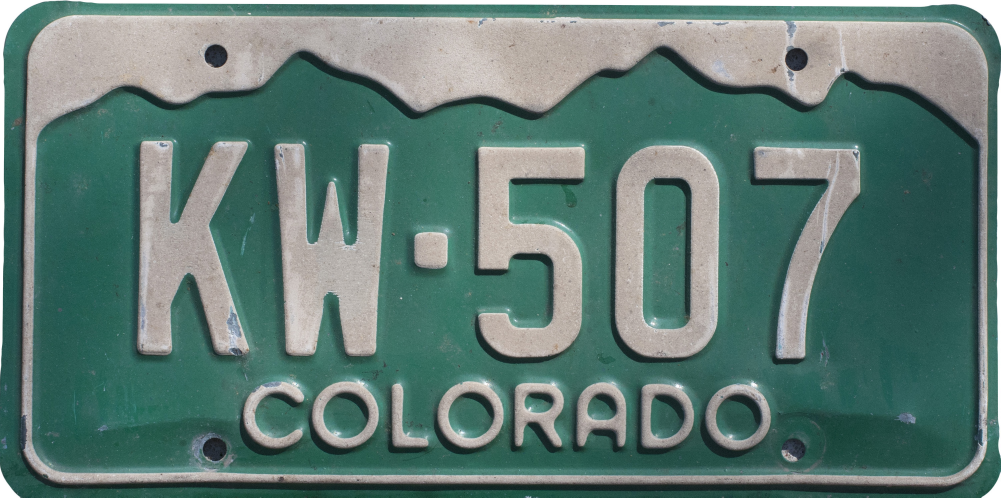
%> input picture bigWork/photo/I/KW507.jpg, 3001 x 1492 px (shown at 1/3 size)
$ octave --eval "result = Location(imread('../photo/I/KW507.jpg'));"   (GNU Octave 9; MATLAB toolbox functions it lacks are replaced by stand-ins)
%> lines starting %> are read from the running program, lines starting %| are printed output that depends on the picture; in (x1, y1, x2, y2) boxes, pixels count from 0 and x2, y2 are one past the last pixel; in counts of white or black regions, pixels touching at a corner belong together; the program's own positions count from 1
### bigWork/III/area_judge.m
function index = area_judge(stats)
j = 1;
for i=1:length(stats)
    bb = stats(i).BoundingBox;
    area = bb(4) * bb(3);
    if  area<20000
        index(j) = i;
        j = j+1;
    end
end

### bigWork/III/color_judge.m
function index = color_judge(stats,img)
j = 1;
for i=1:length(stats)
    bb = stats(i).BoundingBox;  % 取预判断的区域
    I=img(floor(bb(2))+1:floor(bb(2)+bb(4)),floor(bb(1))+1:floor(bb(1)+bb(3)),:);
%     figure(8); imshow(I);
    hsv = rgb2hsv(I);
    [height,width,~] = size(hsv);
    count = 0;  % 统计蓝色像素值的数量
    for h=1:height
        for w=1:width
            h_judge = (hsv(h,w,1)>0.55) && (hsv(h,w,1)<0.73);
%             s_judge = (hsv(h,w,2)>0.05)  && (hsv(h,w,2)<0.7);
%             v_judge = (hsv(h,w,3)>0.2) && (hsv(h,w,3)<0.7);
            if h_judge
                count = count + 1;
            end
        end
    end
    pixel_sum = width*height;
    if count>0.4*pixel_sum
        index(j) = i;
        j = j+1;
    end
end

### bigWork/III/ratio_judge.m

function index = ratio_judge(stats)
j = 1;
index = [];
for i=1:length(stats)
    bb = stats(i).BoundingBox;
    r = bb(3)/bb(4);
    ratio_std = 440/140;
    if (r>ratio_std-1.1) && (r<ratio_std+2)
        index(j)=i;
        j = j+1;
    end
end
end

### bigWork/III/Location.m
% 第三类的第一张图片

% 定位
function out = Location(img)
%%%%%%%%%%%%%%%%%%%%%%%%%%%%
%%%%% 预处理
%%%%%%%%%%%%%%%%%%%%%%%%%%%%
% 灰度化
grayimg = rgb2gray(img);
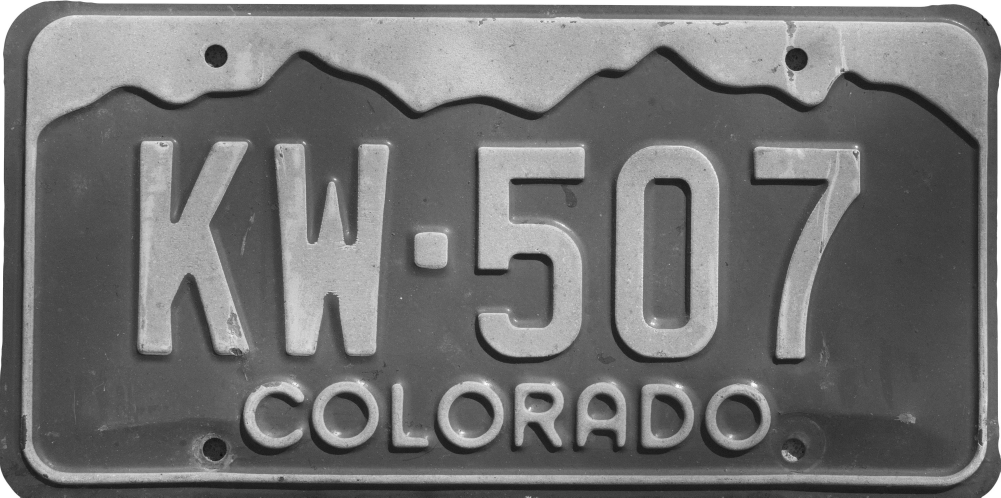
%> grayimg: size 1492x3001 uint8 (shown at 1/3 size); min 5, max 255, mean 114.8
% 高斯模糊
H = fspecial('gaussian',5,3);
blurred = imfilter(grayimg,H,'replicate');
%%%%%%%%%%%%%%%%%%%%%%%%%%%%%%%%%%%%%%%%%%%%%%
%%%%% 2.垂直边缘检测和形态学处理
%%%%%%%%%%%%%%%%%%%%%%%%%%%%%%%%%%%%%%%%%%%%%%
% 垂直边缘检测
bw = edge(blurred,'sobel','vertical');
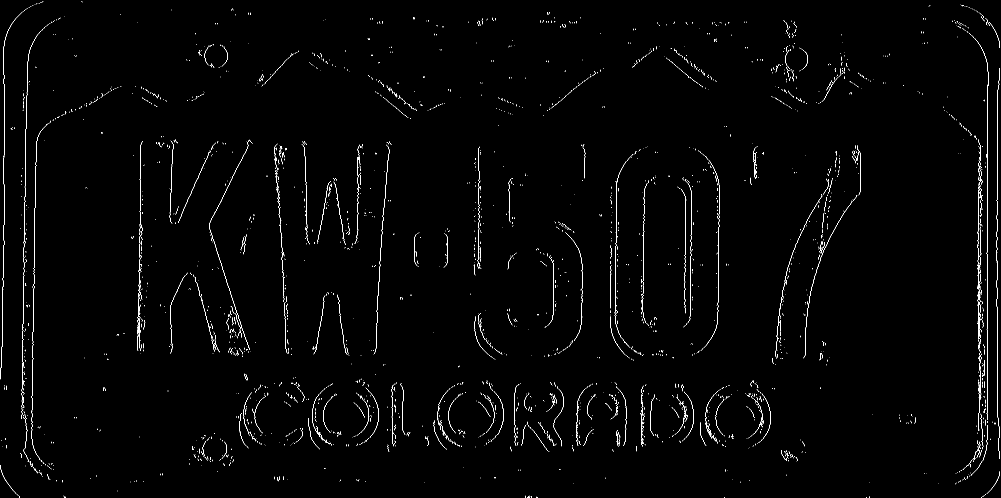
%> bw: size 1492x3001 logical (shown at 1/3 size); 0.83% white in thin lines or dots
se1 = strel('rectangle',[30,18]);
bw_close=imclose(bw,se1);
%> bw_close: size 1492x3001 logical; 5.4% white; 548 white regions (366 under 20 px), largest, box (x1, y1, x2, y2) and area: (2865, 114, 3000, 1453) 28333, (62, 91, 161, 1440) 13056, (1830, 483, 1930, 1082) 11345
se2 = strel('rectangle',[21,19]);
bw_open = imopen(bw_close, se2);
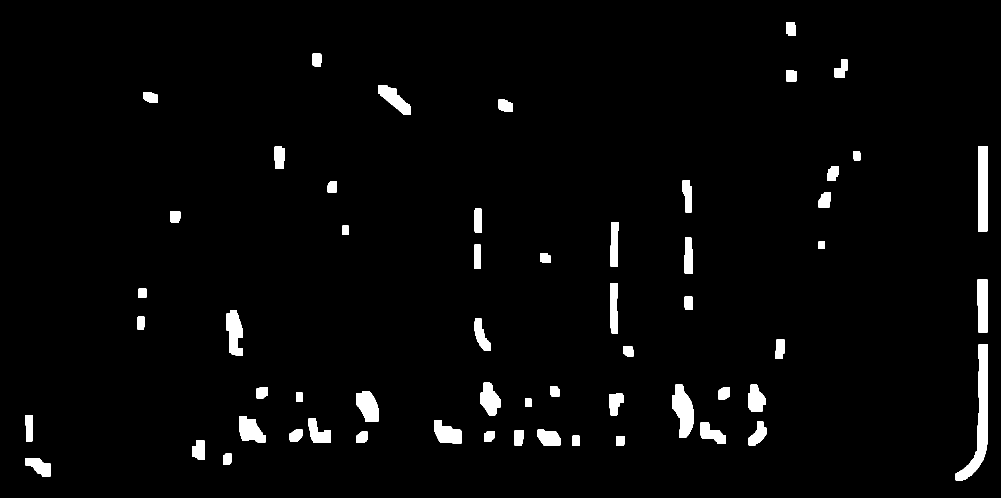
%> bw_open: size 1492x3001 logical (shown at 1/3 size); 2.8% white; 58 white regions, largest, box (x1, y1, x2, y2) and area: (2867, 1033, 2964, 1441) 12215, (2934, 438, 2964, 694) 7169, (2016, 1153, 2082, 1314) 6621
% 移除小对象
bw_close = bwareaopen(bw_open,1000);
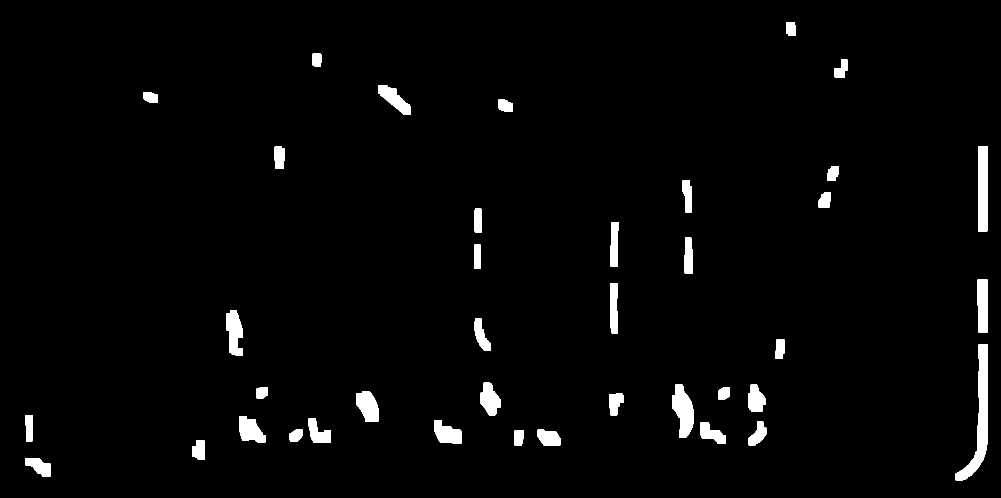
%> bw_close: size 1492x3001 logical (shown at 1/3 size); 2.5% white; 39 white regions, largest, box (x1, y1, x2, y2) and area: (2867, 1033, 2964, 1441) 12215, (2934, 438, 2964, 694) 7169, (2016, 1153, 2082, 1314) 6621
se3 = strel('rectangle',[25,17]);
bw_dilate = imdilate(bw_close,se3);
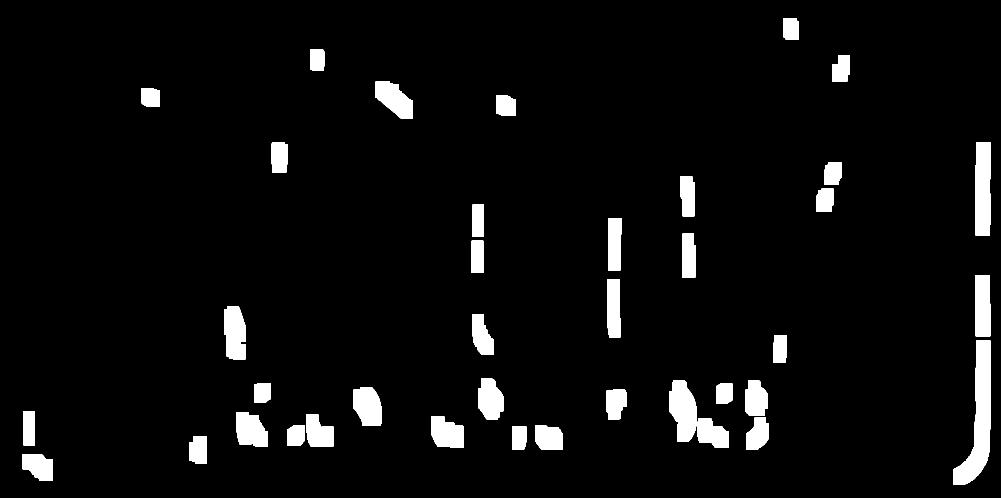
%> bw_dilate: size 1492x3001 logical (shown at 1/3 size); 5% white; 39 white regions
%%%%%%%%%%%%%%%%%%%%%%%%%%%%%%%%%%%%%%%%%%%%%%%%%%%%%%%%%%%%%%%%%%%%%%%%%%%
%%%% 3.取车牌候选区域并基于混合特征精确定位出车牌区域
%%%%%%%%%%%%%%%%%%%%%%%%%%%%%%%%%%%%%%%%%%%%%%%%%%%%%%%%%%%%%%%%%%%%%%%%%%%
stats = regionprops(bw_dilate,'BoundingBox','Centroid');
%> stats = 39 regions; largest, box (x1, y1, x2, y2) and Centroid: (2859, 1021, 2972, 1453) [2937.8 1256.5], (2008, 1141, 2090, 1326) [2050.4 1232.7], (2926, 426, 2972, 706) [2949.3 567.1], (1127, 244, 1239, 357) [1184.3 299.2], (672, 918, 737, 1079) [705.2 999.5]
index_area = area_judge(stats);
%> the loop in area_judge, `for i=1:length(stats)` made 39 passes
%> (bb, area) on passes 1 to 12: ([68.5 1362.5 91 80], 7280), ([69.5 1233.5 36 103], 3708), ([423.5 264.5 57 57], 3249), ([568.5 1309.5 53 83], 4399), ([672.5 918.5 65 161], 10465), ([710.5 1236.5 94 104], 9776), ([762.5 1149.5 49 58], 2842), ([815.5 426.5 48 92], 4416), ([861.5 1276.5 54 62], 3348), ([918.5 1243.5 83 97], 8051), ([930.5 149.5 43 63], 2709), ([1060.5 1161.5 84 116], 9744)
%> after the loop in area_judge, `for i=1:length(stats)`: index = 38 values from 1 to 39
%> index_area = 38 values from 1 to 39

% 选择蓝色像素占比大于%70的方形区域
index_color = color_judge(stats,img);
%> the loop in color_judge, `for i=1:length(stats)` made 39 passes
%> (bb, height, width, pixel_sum) on passes 1 to 12: ([68.5 1362.5 91 80], 80, 91, 7280), ([69.5 1233.5 36 103], 103, 36, 3708), ([423.5 264.5 57 57], 57, 57, 3249), ([568.5 1309.5 53 83], 83, 53, 4399), ([672.5 918.5 65 161], 161, 65, 10465), ([710.5 1236.5 94 104], 104, 94, 9776), ([762.5 1149.5 49 58], 58, 49, 2842), ([815.5 426.5 48 92], 92, 48, 4416), ([861.5 1276.5 54 62], 62, 54, 3348), ([918.5 1243.5 83 97], 97, 83, 8051), ([930.5 149.5 43 63], 63, 43, 2709), ([1060.5 1161.5 84 116], 116, 84, 9744)
%> pass 1, in color_judge, `I=img(floor(bb(2))+1:floor(bb(2)+bb(4)),floor(bb(1))+1:floor(bb(1)+bb(..`:
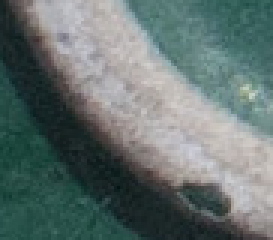
%> I: size 80x91x3 uint8 (shown 3 times larger); mean R, G, B 100.5, 114.3, 112.3
%> pass 2, in color_judge, `I=img(floor(bb(2))+1:floor(bb(2)+bb(4)),floor(bb(1))+1:floor(bb(1)+bb(..`:
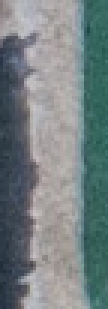
%> I: size 103x36x3 uint8 (shown 3 times larger); mean R, G, B 117.9, 128.8, 130.3
%> after the loop in color_judge, `for i=1:length(stats)`: index = [4 32 33]
%> index_color = [4 32 33]
index_ratio = ratio_judge(stats);
%> the loop in ratio_judge, `for i=1:length(stats)` made 39 passes
%> (bb, r) on passes 1 to 12: ([68.5 1362.5 91 80], 1.14), ([69.5 1233.5 36 103], 0.35), ([423.5 264.5 57 57], 1), ([568.5 1309.5 53 83], 0.639), ([672.5 918.5 65 161], 0.404), ([710.5 1236.5 94 104], 0.904), ([762.5 1149.5 49 58], 0.845), ([815.5 426.5 48 92], 0.522), ([861.5 1276.5 54 62], 0.871), ([918.5 1243.5 83 97], 0.856), ([930.5 149.5 43 63], 0.683), ([1060.5 1161.5 84 116], 0.724)
%> after the loop in ratio_judge, `for i=1:length(stats)`: j = 1
%> index_ratio = []
index1 = intersect(index_area,index_color);
%> index1 = [4 32 33]
index = intersect(index1, index_ratio);
%> index = []

%> (the run ends here)

$ run again, on bigWork/photo/I/京V02813.jpg
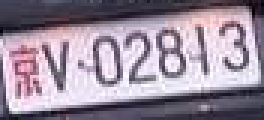
%> input picture bigWork/photo/I/京V02813.jpg, 88 x 40 px (shown 3 times larger)
%> in Location, `bw = edge(blurred,'sobel','vertical');`:
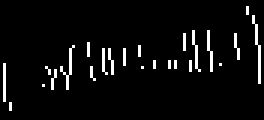
%> bw: size 40x88 logical (shown 3 times larger); 4.7% white in thin lines or dots, all inside (x1, y1, x2, y2) = (1, 2, 87, 37)
%> in Location, `bw_close=imclose(bw,se1);`:
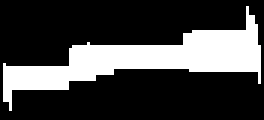
%> bw_close: size 40x88 logical (shown 3 times larger); 26.2% white; 1 white region, box (x1, y1, x2, y2) and area: (1, 2, 87, 37) 922
%> bw_open: size 40x88 logical; every value is 0
%> stats = 0 regions
%> after the loop in area_judge, `for i=1:length(stats)`: j = 1
